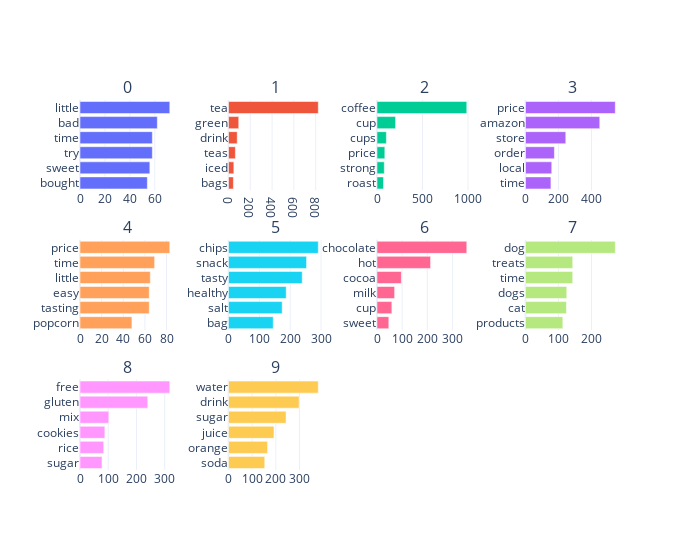

Notebook cell for this chart:
### Code cell
fig = file_util.get_topics_html("NMF")
fig.update_layout(width = 700, height = 550)

### Figure 1 — Plotly figure (JSON) as saved in the notebook; plotly's stock layout.template omitted (floating-point values rounded to 4 significant figures)
{"data": [{"marker": {"color": "#636EFA"}, "orientation": "h", "type": "bar", "x": [54, 56, 58, 58, 62, 72], "xaxis": "x", "y": ["bought", "sweet", "try", "time", "bad", "little"], "yaxis": "y"}, {"marker": {"color": "#EF553B"}, "orientation": "h", "type": "bar", "x": [45, 49, 63, 80, 94, 824], "xaxis": "x2", "y": ["bags", "iced", "teas", "drink", "green", "tea"], "yaxis": "y2"}, {"marker": {"color": "#00CC96"}, "orientation": "h", "type": "bar", "x": [71, 80, 86, 103, 204, 987], "xaxis": "x3", "y": ["roast", "strong", "price", "cups", "cup", "coffee"], "yaxis": "y3"}, {"marker": {"color": "#AB63FA"}, "orientation": "h", "type": "bar", "x": [154, 159, 175, 244, 450, 544], "xaxis": "x4", "y": ["time", "local", "order", "store", "amazon", "price"], "yaxis": "y4"}, {"marker": {"color": "#FFA15A"}, "orientation": "h", "type": "bar", "x": [48, 64, 64, 65, 69, 83], "xaxis": "x5", "y": ["popcorn", "tasting", "easy", "little", "time", "price"], "yaxis": "y5"}, {"marker": {"color": "#19D3F3"}, "orientation": "h", "type": "bar", "x": [145, 174, 187, 239, 253, 291], "xaxis": "x6", "y": ["bag", "salt", "healthy", "tasty", "snack", "chips"], "yaxis": "y6"}, {"marker": {"color": "#FF6692"}, "orientation": "h", "type": "bar", "x": [47, 59, 70, 97, 213, 357], "xaxis": "x7", "y": ["sweet", "cup", "milk", "cocoa", "hot", "chocolate"], "yaxis": "y7"}, {"marker": {"color": "#B6E880"}, "orientation": "h", "type": "bar", "x": [113, 124, 125, 143, 143, 272], "xaxis": "x8", "y": ["products", "cat", "dogs", "time", "treats", "dog"], "yaxis": "y8"}, {"marker": {"color": "#FF97FF"}, "orientation": "h", "type": "bar", "x": [78, 84, 88, 102, 240, 318], "xaxis": "x9", "y": ["sugar", "rice", "cookies", "mix", "gluten", "free"], "yaxis": "y9"}, {"marker": {"color": "#FECB52"}, "orientation": "h", "type": "bar", "x": [153, 165, 192, 243, 298, 379], "xaxis": "x10", "y": ["soda", "orange", "juice", "sugar", "drink", "water"], "yaxis": "y10"}], "layout": {"annotations": [{"font": {"size": 16}, "showarrow": false, "text": "0", "x": 0.0875, "xanchor": "center", "xref": "paper", "y": 1, "yanchor": "bottom", "yref": "paper"}, {"font": {"size": 16}, "showarrow": false, "text": "1", "x": 0.3625, "xanchor": "center", "xref": "paper", "y": 1, "yanchor": "bottom", "yref": "paper"}, {"font": {"size": 16}, "showarrow": false, "text": "2", "x": 0.6375, "xanchor": "center", "xref": "paper", "y": 1, "yanchor": "bottom", "yref": "paper"}, {"font": {"size": 16}, "showarrow": false, "text": "3", "x": 0.9125, "xanchor": "center", "xref": "paper", "y": 1, "yanchor": "bottom", "yref": "paper"}, {"font": {"size": 16}, "showarrow": false, "text": "4", "x": 0.0875, "xanchor": "center", "xref": "paper", "y": 0.6222, "yanchor": "bottom", "yref": "paper"}, {"font": {"size": 16}, "showarrow": false, "text": "5", "x": 0.3625, "xanchor": "center", "xref": "paper", "y": 0.6222, "yanchor": "bottom", "yref": "paper"}, {"font": {"size": 16}, "showarrow": false, "text": "6", "x": 0.6375, "xanchor": "center", "xref": "paper", "y": 0.6222, "yanchor": "bottom", "yref": "paper"}, {"font": {"size": 16}, "showarrow": false, "text": "7", "x": 0.9125, "xanchor": "center", "xref": "paper", "y": 0.6222, "yanchor": "bottom", "yref": "paper"}, {"font": {"size": 16}, "showarrow": false, "text": "8", "x": 0.0875, "xanchor": "center", "xref": "paper", "y": 0.2444, "yanchor": "bottom", "yref": "paper"}, {"font": {"size": 16}, "showarrow": false, "text": "9", "x": 0.3625, "xanchor": "center", "xref": "paper", "y": 0.2444, "yanchor": "bottom", "yref": "paper"}], "height": 550, "hoverlabel": {"bgcolor": "white", "font": {"family": "Rockwell", "size": 16}}, "showlegend": false, "width": 700, "xaxis": {"anchor": "y", "domain": [0, 0.175]}, "xaxis10": {"anchor": "y10", "domain": [0.275, 0.45]}, "xaxis11": {"anchor": "y11", "domain": [0.55, 0.725]}, "xaxis12": {"anchor": "y12", "domain": [0.825, 1]}, "xaxis2": {"anchor": "y2", "domain": [0.275, 0.45]}, "xaxis3": {"anchor": "y3", "domain": [0.55, 0.725]}, "xaxis4": {"anchor": "y4", "domain": [0.825, 1]}, "xaxis5": {"anchor": "y5", "domain": [0, 0.175]}, "xaxis6": {"anchor": "y6", "domain": [0.275, 0.45]}, "xaxis7": {"anchor": "y7", "domain": [0.55, 0.725]}, "xaxis8": {"anchor": "y8", "domain": [0.825, 1]}, "xaxis9": {"anchor": "y9", "domain": [0, 0.175]}, "yaxis": {"anchor": "x", "domain": [0.7556, 1], "dtick": 1}, "yaxis10": {"anchor": "x10", "domain": [0, 0.2444], "dtick": 1}, "yaxis11": {"anchor": "x11", "domain": [0, 0.2444], "dtick": 1}, "yaxis12": {"anchor": "x12", "domain": [0, 0.2444], "dtick": 1}, "yaxis2": {"anchor": "x2", "domain": [0.7556, 1], "dtick": 1}, "yaxis3": {"anchor": "x3", "domain": [0.7556, 1], "dtick": 1}, "yaxis4": {"anchor": "x4", "domain": [0.7556, 1], "dtick": 1}, "yaxis5": {"anchor": "x5", "domain": [0.3778, 0.6222], "dtick": 1}, "yaxis6": {"anchor": "x6", "domain": [0.3778, 0.6222], "dtick": 1}, "yaxis7": {"anchor": "x7", "domain": [0.3778, 0.6222], "dtick": 1}, "yaxis8": {"anchor": "x8", "domain": [0.3778, 0.6222], "dtick": 1}, "yaxis9": {"anchor": "x9", "domain": [0, 0.2444], "dtick": 1}}}
